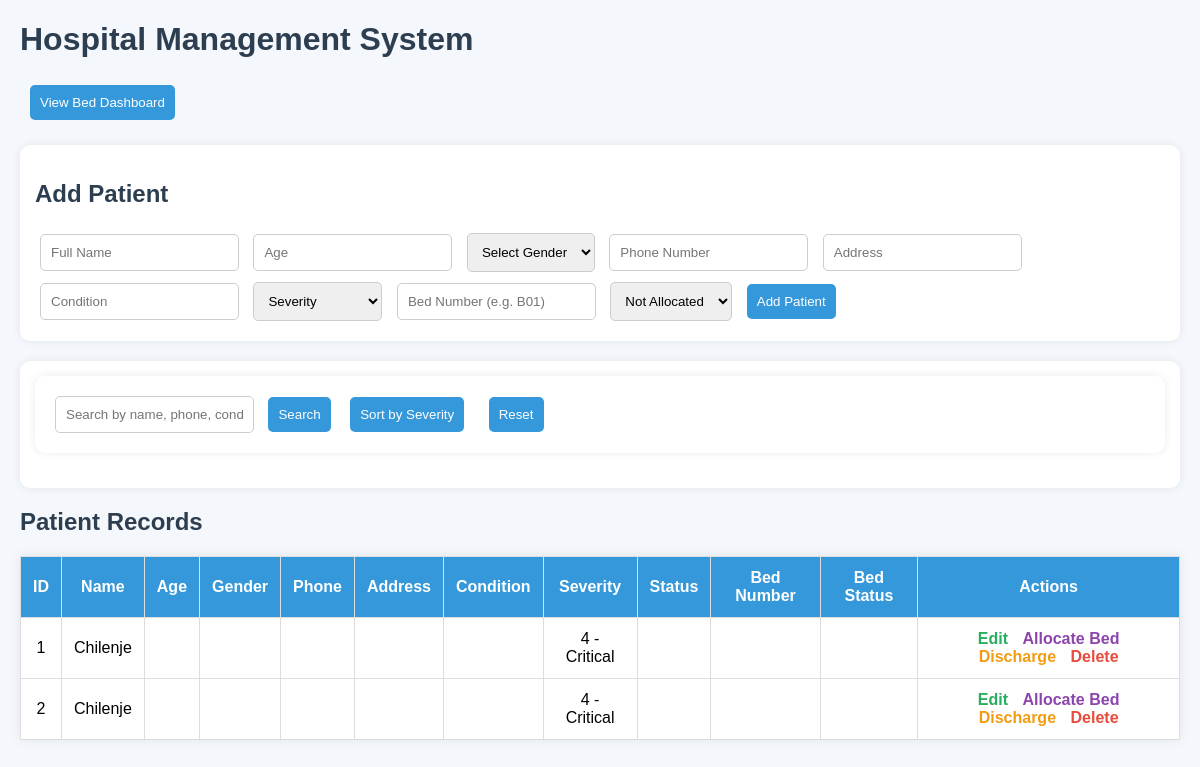
/, run on an earlier commit of the app's database.
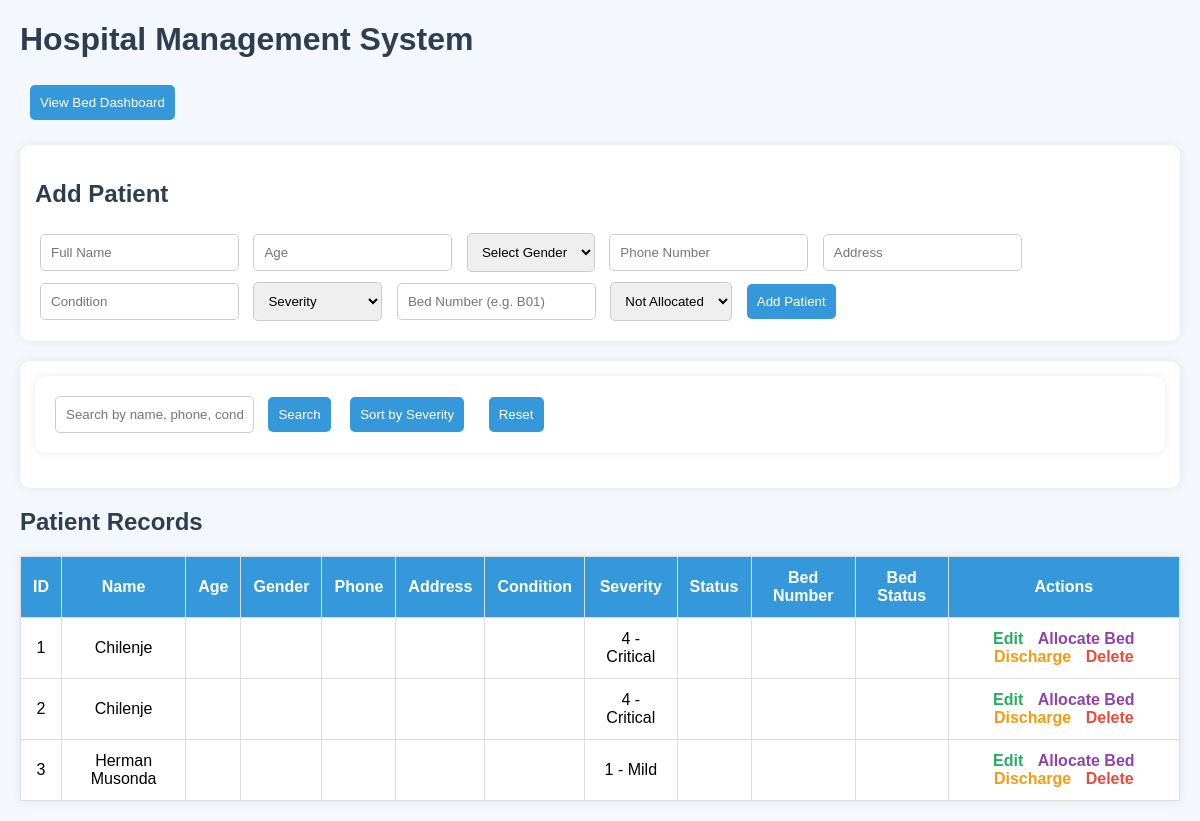
And on a later commit of the database.
### tables this page shows
CREATE TABLE patients (
            id INTEGER PRIMARY KEY AUTOINCREMENT,
            nrc TEXT,
            name TEXT NOT NULL,
            severity INTEGER NOT NULL,
            waiting_time INTEGER NOT NULL
        );

### app.py (the view)
@app.route('/')
def index():
    patients = get_all_patients()
    return render_template('index.html', patients=patients, severity_label=severity_label)

### app.py (called while the page is built)
def severity_label(severity):
    severity = int(severity)
    labels = {
        1: "1 - Mild",
        2: "2 - Moderate",
        3: "3 - Serious",
        4: "4 - Critical",
        5: "5 - Emergency"
    }
    return labels.get(severity, str(severity))

### database.py (called while the page is built)
def get_connection():
    conn = sqlite3.connect(DB_NAME)
    conn.row_factory = sqlite3.Row
    return conn

def get_all_patients():
    conn = get_connection()
    cursor = conn.cursor()
    cursor.execute("SELECT * FROM patients")
    patients = cursor.fetchall()
    conn.close()
    return [dict(patient) for patient in patients]

### templates/index.html (shortened to what this page needs)
<!DOCTYPE html>
<html lang="en">
<head>
</head>
<body>
    <h1>Hospital Management System</h1>
    <div class="top-actions">
        <a href="/beds"><button type="button">View Bed Dashboard</button></a>
    </div>
    <form action="/add" method="POST">
        <h2>Add Patient</h2>
        <input type="text" name="name" placeholder="Full Name" required>
        <input type="number" name="age" placeholder="Age" required>
        <select name="gender" required>
            <option value="">Select Gender</option>
        </select>
        <input type="text" name="phone" placeholder="Phone Number" required>
        <input type="text" name="address" placeholder="Address" required>
        <input type="text" name="condition" placeholder="Condition" required>
        <select name="severity" required>
            <option value="">Severity</option>
        </select>
        <input type="text" name="bed_number" placeholder="Bed Number (e.g. B01)">
        <select name="bed_status">
            <option value="Not Allocated">Not Allocated</option>
        </select>
        <button type="submit">Add Patient</button>
    </form>
    <div class="search-box">
        <form action="/search" method="GET">
            <input type="text" name="keyword" placeholder="Search by name, phone, condition, gender, bed number">
            <button type="submit">Search</button>
            <a href="/sort"><button type="button">Sort by Severity</button></a>
            <a href="/"><button type="button">Reset</button></a>
        </form>
    </div>
    <h2>Patient Records</h2>
    <table>
        <tr>
            <th>ID</th>
            <th>Name</th>
            <th>Age</th>
            <th>Gender</th>
            <th>Phone</th>
            <th>Address</th>
            <th>Condition</th>
            <th>Severity</th>
            <th>Status</th>
            <th>Bed Number</th>
            <th>Bed Status</th>
            <th>Actions</th>
        </tr>
        {% for patient in patients %}
        <tr>
            <td>{{ patient.id }}</td>
            <td>{{ patient.name }}</td>
            <td>{{ patient.age }}</td>
            <td>{{ patient.gender }}</td>
            <td>{{ patient.phone }}</td>
            <td>{{ patient.address }}</td>
            <td>{{ patient.condition }}</td>
            <td>{{ severity_label(patient.severity) }}</td>
            <td>{{ patient.status }}</td>
            <td>{{ patient.bed_number }}</td>
            <td>{{ patient.bed_status }}</td>
            <td>
                <a class="edit-link" href="/edit/{{ patient.id }}">Edit</a>
                <a class="bed-link" href="/allocate-bed/{{ patient.id }}">Allocate Bed</a>
                {% if patient.status != 'Discharged' %}
                <a class="discharge-link" href="/discharge/{{ patient.id }}" onclick="return confirm('Discharge this patient?')">Discharge</a>
                {% endif %}
                <a class="delete-link" href="/delete/{{ patient.id }}" onclick="return confirm('Delete this patient record completely?')">Delete</a>
            </td>
        </tr>
        {% endfor %}
    </table>
</body>
</html>

### templates/index.html (style rules this page uses)
body { font-family: Arial, sans-serif; margin: 20px; background: #f4f7fb; }
h1, h2 { color: #2c3e50; }
form, .search-box { background: white; padding: 15px; border-radius: 10px; margin-bottom: 20px; box-shadow: 0 0 10px rgba(0,0,0,0.08); }
input, select, button { margin: 5px; padding: 10px; border-radius: 5px; border: 1px solid #ccc; }
button { background: #3498db; color: white; border: none; cursor: pointer; }
table { width: 100%; border-collapse: collapse; background: white; box-shadow: 0 0 10px rgba(0,0,0,0.08); }
th, td { padding: 12px; border: 1px solid #ddd; text-align: center; }
th { background: #3498db; color: white; }
a { text-decoration: none; margin: 0 5px; font-weight: bold; }
.edit-link { color: #27ae60; }
.delete-link { color: #e74c3c; }
.discharge-link { color: #f39c12; }
.bed-link { color: #8e44ad; }
.top-actions { margin-bottom: 20px; }

What changed in the data, as far as the page shows it:
added patients: id "3", name "Herman Musonda", severity "1 - Mild"
